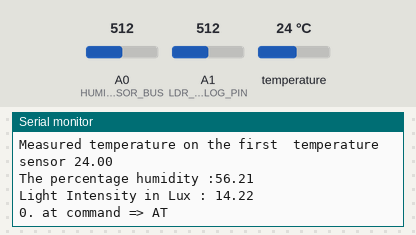
Simulated run of this sketch. Board: Arduino Uno, built with avr-gcc and run on an emulated ATmega328P. On the bench: the last lines printed to the serial monitor. The inputs (shaded band) are chosen by the test bench; at power-on: A1 (LDR_ANALOG_PIN) = 512, A0 (HUMIDITY_SENSOR_BUS) = 512, temperature 24 °C. The modem accepts every AT command (registered, SIM ready, sends succeed) and sends nothing else.

Above: at 2.2 s.
2.3 s: A1 (LDR_ANALOG_PIN) set to 565
At 4.6 s:
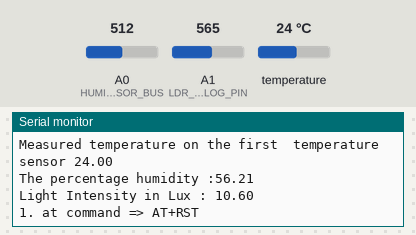
5.3 s: A1 (LDR_ANALOG_PIN) set to 589
At 12.1 s:
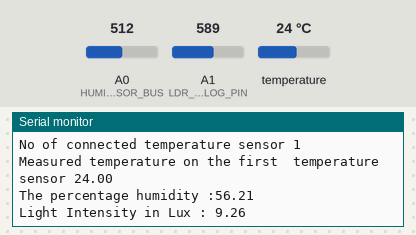
Timing chart, 0 to 13.6 s (numbered marks = the images above; inputs shaded):
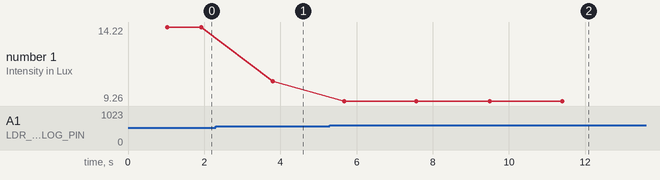

Measured:
- the behaviour switches between 575 and 576 on A1 (LDR_ANALOG_PIN) (found by bisection; images 1 and 2)
- after the input at 2.3 s, the serial monitor: prints a new line after 1.5 s (image 1)
- after the input at 5.3 s, the serial monitor: prints a new line after 0.38 s (image 2)
- plotted number 1: 14.22 → 10.6 after the input at 2.3 s, 10.6 → 9.26 after the input at 5.3 s

The sketch:

PlantMonitoringSystems.ino
```cpp
  /*
  *  FILE          : PlantMonitoringSystems.in
  *  PROJECT       : PlantMonitoringSystems
  *  PROGRAMMERS   : Group7,Bhavyasree,Darwin,Selbin
  *  Date          : 2018-07-25
  *  FIRST VERSION : 2018-06-20
  *  DESCRIPTION   :
  *                 This program interfaces temperature sensors , soil humidity sensor and a LDR and
  *                 sends the data to thingspeak.com channel 518310 & Ardutooth via Bluetooth.
  */
  //Include libraries
  #include <OneWire.h>        //Library for the temperature sensor
  #include <DallasTemperature.h>  //Library for the temperature sensor
  #include <SoftwareSerial.h>
  #include <Lux.h>          //Library for the LDR sensor
  #include <soilHumidity.h>     //Library for the Soil Humidity sensor
  #include <temperature.h>      //Library for the temperature sensor
  #include <ESP8266.h>        //Library for the Wifi Module ESP8266
  #include <HC_06.h>        //Library for the Bluetooth Module HC_06


  void DisplayTemperature(void);
  void DisplaySoilHumidity(void);
  void lightIntesityInLux (void);
  void bluetooth(void);
  void sendCommand(String command, int maxTime, char readReplay[]);


  void setup()
  {
    Serial.begin(9600); //This baudrate is corresponding to the UART serial communication
    //This baudrate is corresponding to the software implementation of serial communication
    esp8266.begin(115200);
    TemperatureSensors.begin();//Initialises the temperature sensor
    //esp8266 default firmware has AT commands for controlling the module.
    Serial.println("AT+CWJAP=\""+AP+"\",\""+PASS+"\"");//AT+CWJAP is used to provide our network SSID and password
    //AT is send to receive acknowledgment form the ESP266
    sendCommand("AT",5,"OK");//5 is the waiting time, and "OK" is acknowlegement
    sendCommand("AT+CWMODE=1",5,"OK");//AT+CWMODE=1 makes ESP8266 in staion mode
    sendCommand("AT+CWJAP=\""+AP+"\",\""+PASS+"\"",15,"OK");//AT+CWJAP is used to provide our network SSID and password
    CommandCount = 0;
    DisplayTemperature();
    DisplaySoilHumidity();
    lightIntesityInLux();
    esp8266.end();
  }

  void loop()
  {
    bluetooth();
    esp8266.begin(115200);
    //the string contains temperature,humidity and Lux along with the API key to update the data on the cloud
    String dataToCloud = "GET /update?api_key="+ API +"&"+ Tempfield +"="+String(Temperature) +"&"+ Humidityfield + "="+String(PercentageHumidity) +"&"+ LUXfield + "="+String(MeasuredLux);
    switch(CommandCount)
    {
      case 0: sendCommand("AT",5,"OK");//Check esp8266 for acknowledgment
              break;
      case 1: sendCommand("AT+RST",10,"OK");//resets the esp8266
              break;
      case 2: sendCommand("AT+CIPMUX=1",5,"OK");//sets esp8266 in station mode
              break;
      case 3: sendCommand("AT+CIPSTART=0,\"TCP\",\""+ HOST +"\","+ PORT,15,"OK");//
              break;
      case 4: sendCommand("AT+CIPSEND=0," +String(dataToCloud.length()+4),4,">");//sends the string length
              break;
      case 5: esp8266.println(dataToCloud);
              delay(1500);
              CommandCount++;
              break;
      case 6: sendCommand("AT+CIPCLOSE=0",5,"OK");
              break;
      case 7: Serial.print(dataToCloud);
              Serial.print(",");
              Serial.println(dataToCloud.length());
              DisplayTemperature();
              DisplaySoilHumidity();
              lightIntesityInLux();
              CommandCount = 0;//takes control back to the first command
              delay(10000);//takes next reading after 10 seconds
              break;
    }
    esp8266.end();
  }
```

ESP8266.h
```cpp
/*
ESP8266.h
*/
/*
 *  FILE          : ESP8266.h
 *  PROJECT       : PlantMonitoringSystems
 *  PROGRAMMERS   : Group7,Bhavyasree,Darwin,Selbin
 *  Date          : 2018-07-25
 *  DESCRIPTION   : This program interface ESP8266 Wifi Module to Arudino
 *                  and send the data to thingspeak.com channel 518310.
*/

#include <SoftwareSerial.h>

#define RX 10
#define TX 11

//software implementation of serial communication
 SoftwareSerial esp8266(RX,TX);

/* The strings that needed to be send to the thingspeak.com for
 * data logging and graphical representation.
 */

String HOST = "api.thingspeak.com";
String PORT = "80";
String AP = "Rogers221";//SSID of the wifi network
String PASS = "Rogers66704";//Password of wifi network
String API = "I0AXSWHCV5NOGRLR";//API key from thingspeak
String Tempfield = "field1";
String Humidityfield = "field2";
String LUXfield = "field3";

int CommandCount=0;
int CommandWaitTime=0;
boolean foundOk = false;

//
//Function Name : sendCommand
//Description   : This function is used to send inbuild commands to esp8266
//Parameters    : None
//Arguments     : None
void sendCommand(String command, int maxTime, char readReplay[])
  {
    Serial.print(CommandCount);
    Serial.print(". at command => ");
    Serial.print(command);
    Serial.print(" ");
    // while command wait time is not maximum we are checking for ok acknowledgment
    //meaning that the current command executed successfully.
    while(CommandWaitTime < (maxTime*1))
    {
      esp8266.println(command);//sends the at commands to the esp8266
      if(esp8266.find(readReplay))//ok
      {
      foundOk = true;
      break;//exit the loop if the ok acknoledgment is recevied.
      }
      CommandWaitTime++;//increment the waiting time counter
    }
    if(foundOk == true)//if ok acknowledgment received
    {
    Serial.println("Success");
    CommandCount++;//move to next command if the current one is successs
    CommandWaitTime = 0;//resets the wait time for command
    }
    if(foundOk == false)//if fail to receive ok ack
    {
    Serial.println("Fail");
    CommandCount = 0;//starts from the first command
    CommandWaitTime = 0;//resets the wait time for command
    }
    foundOk = false;//making default as false before going to next check
 }
```

HC_06.h
```cpp
/*
HC_06.h
*/
/*
 *  FILE          : HC-06.h
 *  PROJECT       : PlantMonitoringSystems
 *  PROGRAMMERS   : Group7,Bhavyasree,Darwin,Selbin
 *  Date          : 2018-07-25
 *  DESCRIPTION   : This program interface  HC_06 to Arudino  and send the data to Ardutooth.
 */

#include <SoftwareSerial.h>

#define RX 5
#define TX 6

void bluetooth(void);

//software implementation of serial communication
  SoftwareSerial BTserial(RX,TX);

void bluetooth(void){
    DisplayTemperature();
    DisplaySoilHumidity();
    lightIntesityInLux();
    BTserial.begin(9600);
    BTserial.print(String(Temperature));
    BTserial.print(",");
    BTserial.print(String(PercentageHumidity));
    BTserial.print(",");
    BTserial.print(String(MeasuredLux));
    BTserial.print(";");
    BTserial.end();
  }
  
```

Lux.h
```cpp
/*
Lux.h
*/
/*
 *  FILE          : Lux.h
 *  PROJECT       : PlantMonitoringSystems
 *  PROGRAMMERS   : Group7,Bhavyasree,Darwin,Selbin
 *  Date          : 2018-07-25
 *  DESCRIPTION   : This program interface LDR to Arudino.
 */

double  MeasuredLux=0;

#define LDR_ANALOG_PIN A1        //A1 pin on arduino uno
#define ReferenceVoltage 5
#define SeriesResistance 10       //10kilo ohm

//
//Function Name : LightIntesityInLux
//Description   : Function to convert LDR analog value to lux
//Parameters    : None
//Arguments     : None
void lightIntesityInLux(void)
  {
    int     rawAnalogValue=0;
    double  VoltageOnLDR =0;
    double  LDRresistance=0;
    //(reference voltage 5)/(maximum adc value 1023)=0.004882815
    rawAnalogValue=analogRead(LDR_ANALOG_PIN);
    VoltageOnLDR = rawAnalogValue*0.0048828125;
    LDRresistance= ((VoltageOnLDR * SeriesResistance)/(ReferenceVoltage - VoltageOnLDR));
    //From ldr data sheet lux=369.71*(ldrResistance^-1.415)
    MeasuredLux= ( 369.71 * (pow(LDRresistance, (-1.415))));
    Serial.print("\nLight Intensity in Lux : ");
    Serial.println(MeasuredLux);
    Serial.print("\n\n");
  }
```

soilHumidity.h
```cpp
/*
soilHumidity.h
*/
/*
 *  FILE          : HC-06.h
 *  PROJECT       : PlantMonitoringSystems
 *  PROGRAMMERS   : Group7,Bhavyasree,Darwin,Selbin
 *  Date          : 2018-07-25
 *  DESCRIPTION   : This program interfaces soil humidity sensor to Arudino.
 *
 */

#define HUMIDITY_SENSOR_BUS A0    //A0 pin on arduino uno
float   PercentageHumidity=0;

//
  //Function Name : DisplaySoilHumidity
  //Description   : Function to measure and display soil humidity
  //Parameters    : None
  //Arguments     : None
  void DisplaySoilHumidity(void)
  {
    int   rawTemperatureValues=0;
    rawTemperatureValues=analogRead(HUMIDITY_SENSOR_BUS);
	//Due to the lack of data sheet the humidity sensor is caliberated using the experimental results
    rawTemperatureValues = 1023-rawTemperatureValues;
	//the raw values are inverted from the 1023 to get a direct proportionality with humidity
    //the sensor outputs 852 when it is immersed in water which is taken as 100% humidity
    //the percentage humidity is expressed as the percentage of(852)
    if(rawTemperatureValues<=852)
    PercentageHumidity=(rawTemperatureValues*0.11);//0.11627 = 100/(852)
    else
    PercentageHumidity=100;
    Serial.print("\nThe percentage humidity :");
    Serial.println(PercentageHumidity);
  }
```

temperature.h
```cpp
/*
temperature.h
*/
/*
 *  FILE          : HC-06.h
 *  PROJECT       : PlantMonitoringSystems
 *  PROGRAMMERS   : Group7,Bhavyasree,Darwin,Selbin
 *  Date          : 2018-07-25
 *  DESCRIPTION   : This program interface Temperarure sensor to Arudino.
 *
 */

#include <DallasTemperature.h>  //Library for the temperature sensor

#define TEMPERATURE_SENSOR_WIRE_BUS 2


// Setup a oneWire instance to communicate with Dallas temperature
OneWire TemperatureSensor(TEMPERATURE_SENSOR_WIRE_BUS);
// Pass our oneWire reference to Dallas Temperature.
DallasTemperature TemperatureSensors(&TemperatureSensor);


float   Temperature =0;  // just for testing the working of the code
//
//Function Name : DisplayTemperature
//Description   : Function to measure and display Temperature
//Parameters    : None
//Arguments     : None
void DisplayTemperature(void)
  {
    Serial.println("Temperature measurements");
    TemperatureSensors.requestTemperatures();//makes measurements on connected temperature sensors
    Serial.print("No of connected temperature sensor ");
    Serial.println(TemperatureSensors.getDeviceCount());
    Serial.print("Measured temperature on the first  temperature sensor ");
    Temperature=TemperatureSensors.getTempCByIndex(0);
    Serial.println(Temperature); ;//library function used to get the temperature in degree celsius
    //Serial.print("Measured temperature on the second temperature sensor");
    //Serial.println(TemperatureSensors.getTempCByIndex(1));
  }
```
